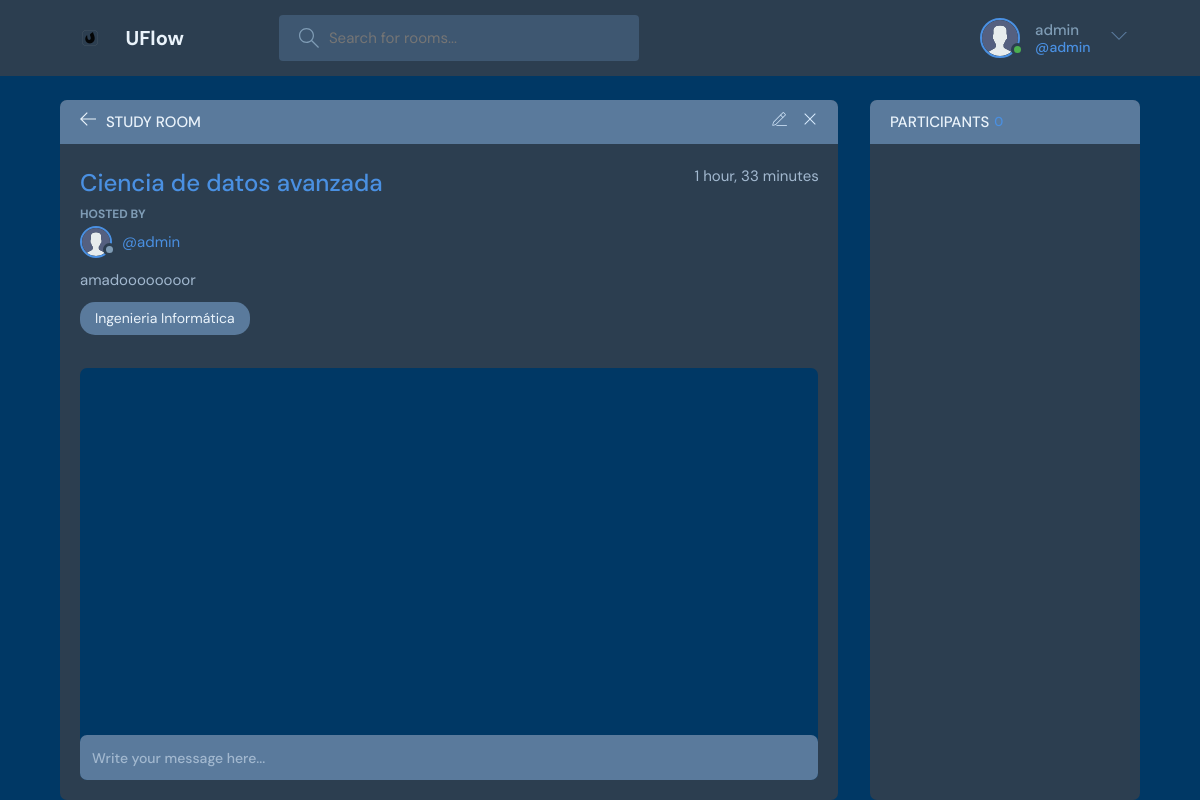
/room/1/ (signed in), run on the app's committed database.
### base/models.py (models this page shows, shortened)
class User(AbstractUser):
    username = models.CharField(unique=True,max_length=200, null=True)
    first_name = models.CharField(max_length=200, null=True)
    last_name = models.CharField(max_length=200, null=True)
    email = models.EmailField(unique=True, null=True)
    bio = models.TextField(null=True)
    avatar = models.ImageField(null=True, default="avatar.svg")
    birthdate = models.DateField(null=True, blank=True)
    USERNAME_FIELD = 'username'
    REQUIRED_FIELDS = []

class Room(models.Model):
    host = models.ForeignKey(User, on_delete=models.CASCADE)
    topic = models.ForeignKey(Topic, on_delete=models.SET_NULL, null=True)
    name = models.CharField(max_length=200)
    description = models.TextField(null=True, blank=True)
    participants = models.ManyToManyField(User, related_name='participants', blank=True)
    updated = models.DateTimeField(auto_now=True)
    created = models.DateTimeField(auto_now_add=True)
    class Meta:
        ordering = ['-updated', '-created']

class Topic(models.Model):
    name = models.CharField(max_length=200)
    def __str__(self):
        return self.name

### base/views.py (the view, shortened to what this page needs)
# urls.py: path('room/<str:pk>/', views.room, name='room'),
@login_required(login_url='login')
def room(request, pk):
    room = Room.objects.get(id=pk)
    room_messages = room.message_set.all().order_by('-created')
    participants = room.participants.all()
    context = {
        'room': room,
        'room_message': room_messages,
        'participants': participants
    }
    return render(request, 'base/room.html', context)

### base/templates/base/room.html (shortened to what this page needs)
{% extends 'main.html' %}
{% load static %}
{% block content %}
    <main class="profile-page layout layout--2">
      <div class="container">
        <div class="room">
          <div class="room__top">
            <div class="room__topLeft">
              <a href="{% url 'home' %}">
                <svg version="1.1" xmlns="http://www.w3.org/2000/svg" width="32" height="32" viewBox="0 0 32 32">
                  <title>arrow-left</title>
                  <path
                    d="M13.723 2.286l-13.723 13.714 13.719 13.714 1.616-1.611-10.96-10.96h27.625v-2.286h-27.625l10.965-10.965-1.616-1.607z"
                  ></path>
                </svg>
              </a>
              <h3>Study Room</h3>
            </div>
            {% if room.host == request.user %}
            <div class="room__topRight">
              <a href="{% url 'update-room' room.id %}">
              </a>
              <a href="{% url 'delete-room' room.id %}">
                <svg version="1.1" xmlns="http://www.w3.org/2000/svg" width="32" height="32" viewBox="0 0 32 32">
                  <title>remove</title>
                  <path
                    d="M27.314 6.019l-1.333-1.333-9.98 9.981-9.981-9.981-1.333 1.333 9.981 9.981-9.981 9.98 1.333 1.333 9.981-9.98 9.98 9.98 1.333-1.333-9.98-9.98 9.98-9.981z"
                  ></path>
                </svg>
              </a>
            </div>
            {% endif %}
          </div>
          <div class="room__box scroll">
            <div class="room__header scroll">
              <div class="room__info">
                <h3>{{room.name}}</h3>
                <span>{{room.created|timesince}}</span>
              </div>
              <div class="room__hosted">
                <p>Hosted By</p>
                <a href="{% url 'user-profile' room.host.id %}" class="room__author">
                  <div class="avatar avatar--small">
                    <img src="{{room.host.avatar.url}}" />
                  </div>
                  <span>@{{room.host.username}}</span>
                </a>
              </div>
              <div class="room__details">
                {{room.description}}
              </div>
              <span class="room__topics">{{room.topic}}</span>
            </div>
            <div class="room__conversation">
              <div class="threads scroll">
              </div>
            </div>
          </div>
          <div class="room__message">
            <form method="POST" action="">
              <input name="body" placeholder="Write your message here..." />
            </form>
          </div>
        </div>
        <div class="participants">
          <h3 class="participants__top">Participants <span>{{participants.count}}</span></h3>
          <div class="participants__list scroll">
          </div>
        </div>
      </div>
    </main>
{% endblock %}

### templates/nav.html (shortened to what this page needs)
{% load static %}
<header class="header header--loggedIn">
  <div class="container">
    <a href="{% url 'home' %}" class="header__logo">
      <img  src="{% static 'images/logo.png' %}"  />
      <h1>UFlow</h1>
    </a>
    <form class="header__search" method="GET" action="{% url 'home' %}">
      <label>
        <input name="q" placeholder="Search for rooms..." />
      </label>
    </form>
    <nav class="header__menu">
      {% if request.user.is_authenticated %}
      <div class="header__user">
        <a href="{%url 'user-profile' request.user.id %}">
          <div class="avatar avatar--medium active">
            <img src="{{request.user.avatar.url}}" />
          </div>
          <p>{{request.user.username}}<span>@{{request.user.username}}</span></p>
        </a>
        <button class="dropdown-button">
          <svg version="1.1" xmlns="http://www.w3.org/2000/svg" width="32" height="32" viewBox="0 0 32 32">
            <title>chevron-down</title>
            <path d="M16 21l-13-13h-3l16 16 16-16h-3l-13 13z"></path>
          </svg>
        </button>
      </div>
      {% else %}
      <a href="{% url 'login' %}">
        <img src="{% static 'images/avatar.svg' %}" />
        <p>Login</p>
      </a>
      {% endif %}
    </nav>
  </div>
</header>

### data on the page
User: user.avatar (placeholder picture), user.username "admin"
Room: name "Ciencia de datos avanzada", created "1 hour, 33 minutes", host.avatar (placeholder picture), host.username "admin", description "amadoooooooor", topic "Ingenieria Informática"
